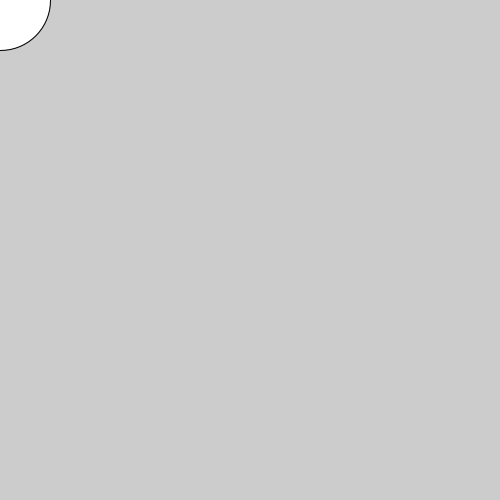
Frame 1 (no input)
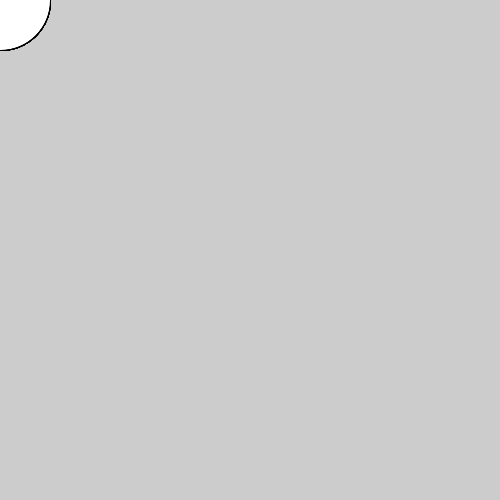
Frame 60 (the mouse pressed at the canvas centre just before this capture)
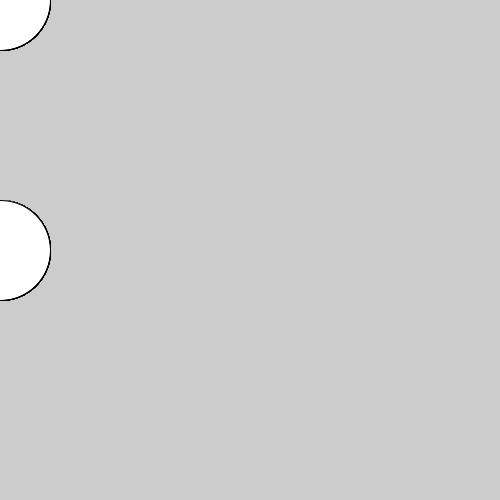
Frame 120 (the mouse held since frame 60 and released just before this capture)

The Processing sketch that drew these frames (run headless with seeded random() and noise(); from frame 60 on, the mouse is pressed at the canvas centre):

// Processing sketch: processing_114036
// ── processing_114036.pde

float x = 0;

void setup()
{
  size(500, 500); 
}

void draw()
{
  if (keyPressed == true)
  {
    if (key == 'a')
    {
      println("a pressed");
    }
    if (keyCode == RIGHT)
    {
      x += 10;
    }
    if (keyCode == LEFT)
    {
      x -= 10;
    }
  }
  
  ellipse(x, mouseY, 100, 100);
}

void keyReleased()
{
  if (key == 'a')
  {
    println("a released");
  }
  if (key == ' ')
  {
    println("SPACE BAR");
  }
  if (key == CODED)
  {
    if (keyCode == UP)
    {
      fill(random(255), random(255), random(255));
    }
  }
}

void keyPressed()
{
  println("key pressed 2");
}

void mousePressed()
{
  if (mouseButton == LEFT)
  {
    println("mouse pressed");
  }
}

void mouseReleased()
{
  if (mouseButton == CENTER)
  {
    println("mouse center released");
  }
}
